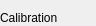
     <widget class="QWidget" name="page_7">
      <property name="geometry">
       <rect>
        <x>0</x>
        <y>0</y>
        <width>96</width>
        <height>26</height>
       </rect>
      </property>
      <attribute name="label">
       <string>Calibration / Registration</string>
      </attribute>
      <widget class="QGroupBox" name="groupBox">
       <property name="geometry">
        <rect>
         <x>0</x>
         <y>10</y>
         <width>601</width>
         <height>161</height>
        </rect>
       </property>
       <property name="title">
        <string>Calibration</string>
       </property>
       <property name="flat">
        <bool>false</bool>
       </property>
       <widget class="QPushButton" name="push_johann_calibration_scan">
        <property name="geometry">
         <rect>
          <x>530</x>
          <y>90</y>
          <width>71</width>
          <height>51</height>
         </rect>
        </property>
        <property name="minimumSize">
         <size>
          <width>0</width>
          <height>0</height>
         </size>
        </property>
        <property name="maximumSize">
         <size>
          <width>1000</width>
          <height>1000</height>
         </size>
        </property>
        <property name="text">
         <string>Add to
Queue</string>
        </property>
       </widget>
       <widget class="QWidget" name="gridLayoutWidget_9">
        <property name="geometry">
         <rect>
          <x>140</x>
          <y>90</y>
          <width>381</width>
          <height>51</height>
         </rect>
        </property>
        <layout class="QGridLayout" name="johann_calibration_scan_layout"/>
       </widget>
       <widget class="QComboBox" name="comboBox_johann_calibration_strategy">
        <property name="geometry">
         <rect>
          <x>20</x>
          <y>120</y>
          <width>101</width>
          <height>20</height>
         </rect>
        </property>
        <property name="minimumSize">
         <size>
          <width>100</width>
          <height>0</height>
         </size>
        </property>
        <property name="maximumSize">
         <size>
          <width>200</width>
          <height>20</height>
         </size>
        </property>
        <property name="currentText">
         <string/>
        </property>
       </widget>
       <widget class="QLabel" name="label_168">
        <property name="geometry">
         <rect>
          <x>20</x>
          <y>90</y>
          <width>110</width>
          <height>20</height>
         </rect>
        </property>
        <property name="minimumSize">
         <size>
          <width>50</width>
          <height>0</height>
         </size>
        </property>
        <property name="maximumSize">
         <size>
          <width>110</width>
          <height>20</height>
         </size>
        </property>
        <property name="text">
         <string>Calibration scan</string>
        </property>
       </widget>
       <widget class="QWidget" name="gridLayoutWidget_13">
        <property name="geometry">
         <rect>
          <x>20</x>
          <y>30</y>
          <width>581</width>
          <height>51</height>
         </rect>
        </property>
        <layout class="QGridLayout" name="gridLayout_9">
         <item row="0" column="2">
          <widget class="QLabel" name="label_johann_calibration_crystal">
           <property name="maximumSize">
            <size>
             <width>100</width>
             <height>20</height>
            </size>
           </property>
           <property name="text">
            <string>Crystal</string>
           </property>
          </widget>
         </item>
         <item row="1" column="5">
          <widget class="QLabel" name="label_johann_calibration_roll_range_units">
           <property name="maximumSize">
            <size>
             <width>40</width>
             <height>16777215</height>
            </size>
           </property>
           <property name="text">
            <string>mdeg</string>
           </property>
          </widget>
         </item>
         <item row="0" column="4">
          <widget class="QLabel" name="label_johann_calibration_roll_range">
           <property name="maximumSize">
            <size>
             <width>100</width>
             <height>20</height>
            </size>
           </property>
           <property name="text">
            <string>Roll range</string>
           </property>
          </widget>
         </item>
         <item row="0" column="3">
          <widget class="QLabel" name="label_169">
           <property name="minimumSize">
            <size>
             <width>50</width>
             <height>0</height>
            </size>
           </property>
           <property name="maximumSize">
            <size>
             <width>100</width>
             <height>20</height>
            </size>
           </property>
           <property name="text">
            <string>FOM</string>
           </property>
          </widget>
         </item>
         <item row="0" column="0">
          <widget class="QLabel" name="label_johann_calibration_mono_energy">
           <property name="maximumSize">
            <size>
             <width>100</width>
             <height>20</height>
            </size>
           </property>
           <property name="text">
            <string>Mono energy</string>
           </property>
          </widget>
         </item>
         <item row="1" column="6">
          <widget class="QSpinBox" name="spinBox_johann_calibration_roll_nsteps">
           <property name="maximumSize">
            <size>
             <width>70</width>
             <height>20</height>
            </size>
           </property>
           <property name="value">
            <number>5</number>
           </property>
          </widget>
         </item>
         <item row="1" column="4">
          <widget class="QDoubleSpinBox" name="doubleSpinBox_johann_calibration_roll_range">
           <property name="maximumSize">
            <size>
             <width>100</width>
             <height>20</height>
            </size>
           </property>
           <property name="maximum">
            <double>100.000000000000000</double>
           </property>
           <property name="value">
            <double>12.000000000000000</double>
           </property>
          </widget>
         </item>
         <item row="1" column="2">
          <widget class="QComboBox" name="comboBox_johann_calibration_crystal">
           <property name="minimumSize">
            <size>
             <width>120</width>
             <height>0</height>
            </size>
           </property>
           <property name="maximumSize">
            <size>
             <width>100</width>
             <height>20</height>
            </size>
           </property>
           <property name="currentText">
            <string/>
           </property>
          </widget>
         </item>
         <item row="1" column="0">
          <widget class="QDoubleSpinBox" name="doubleSpinBox_johann_calibration_mono_energy">
           <property name="maximumSize">
            <size>
             <width>100</width>
             <height>20</height>
            </size>
           </property>
           <property name="decimals">
            <number>1</number>
           </property>
           <property name="minimum">
            <double>4000.000000000000000</double>
           </property>
           <property name="maximum">
            <double>35000.000000000000000</double>
           </property>
           <property name="value">
            <double>8000.000000000000000</double>
           </property>
          </widget>
         </item>
         <item row="0" column="6">
          <widget class="QLabel" name="label_johann_calibration_roll_nsteps">
           <property name="maximumSize">
            <size>
             <width>70</width>
             <height>20</height>
            </size>
           </property>
           <property name="text">
            <string>N steps</string>
           </property>
          </widget>
         </item>
         <item row="1" column="3">
          <widget class="QComboBox" name="comboBox_johann_calibration_fom">
           <property name="minimumSize">
            <size>
             <width>70</width>
             <height>0</height>
            </size>
           </property>
           <property name="maximumSize">
            <size>
             <width>80</width>
             <height>20</height>
            </size>
           </property>
           <property name="currentText">
            <string/>
           </property>
          </widget>
         </item>
         <item row="1" column="1">
          <widget class="QLabel" name="label_johann_alignment_crystal_4">
           <property name="maximumSize">
            <size>
             <width>40</width>
             <height>16777215</height>
            </size>
           </property>
           <property name="text">
            <string>eV</string>
           </property>
          </widget>
         </item>
        </layout>
       </widget>
      </widget>
      <widget class="QGroupBox" name="groupBox_2">
       <property name="geometry">
        <rect>
         <x>0</x>
         <y>340</y>
         <width>601</width>
         <height>151</height>
        </rect>
       </property>
       <property name="title">
        <string>Resolution / Bender scans</string>
       </property>
       <widget class="QPushButton" name="push_johann_resolution_scan">
        <property name="geometry">
         <rect>
          <x>530</x>
          <y>90</y>
          <width>71</width>
          <height>51</height>
         </rect>
        </property>
        <property name="minimumSize">
         <size>
          <width>0</width>
          <height>0</height>
         </size>
        </property>
        <property name="maximumSize">
         <size>
          <width>1000</width>
          <height>1000</height>
         </size>
        </property>
        <property name="text">
         <string>Add to
Queue</string>
        </property>
       </widget>
       <widget class="QWidget" name="gridLayoutWidget_11">
        <property name="geometry">
         <rect>
          <x>140</x>
          <y>90</y>
          <width>381</width>
          <height>51</height>
         </rect>
        </property>
        <layout class="QGridLayout" name="johann_resolution_scan_layout"/>
       </widget>
       <widget class="QLabel" name="label_170">
        <property name="geometry">
         <rect>
          <x>20</x>
          <y>100</y>
          <width>110</width>
          <height>31</height>
         </rect>
        </property>
        <property name="minimumSize">
         <size>
          <width>50</width>
          <height>0</height>
         </size>
        </property>
        <property name="maximumSize">
         <size>
          <width>110</width>
          <height>35</height>
         </size>
        </property>
        <property name="text">
         <string>Elastic scan</string>
        </property>
       </widget>
       <widget class="QWidget" name="gridLayoutWidget_14">
        <property name="geometry">
         <rect>
          <x>20</x>
          <y>30</y>
          <width>581</width>
          <height>51</height>
         </rect>
        </property>
        <layout class="QGridLayout" name="gridLayout_10">
         <item row="0" column="2" rowspan="2">
          <widget class="QCheckBox" name="checkBox_johann_bender_scan">
           <property name="maximumSize">
            <size>
             <width>100</width>
             <height>20</height>
            </size>
           </property>
           <property name="text">
            <string>Bender</string>
           </property>
          </widget>
         </item>
         <item row="1" column="0">
          <widget class="QDoubleSpinBox" name="doubleSpinBox_johann_resolution_mono_energy">
           <property name="maximumSize">
            <size>
             <width>100</width>
             <height>20</height>
            </size>
           </property>
           <property name="decimals">
            <number>1</number>
           </property>
           <property name="minimum">
            <double>4000.000000000000000</double>
           </property>
           <property name="maximum">
            <double>35000.000000000000000</double>
           </property>
           <property name="value">
            <double>8000.000000000000000</double>
           </property>
          </widget>
         </item>
         <item row="0" column="6">
          <widget class="QLabel" name="label_johann_bender_n_steps">
           <property name="maximumSize">
            <size>
             <width>70</width>
             <height>20</height>
            </size>
           </property>
           <property name="text">
            <string>N step</string>
           </property>
          </widget>
         </item>
         <item row="1" column="4">
          <widget class="QDoubleSpinBox" name="doubleSpinBox_johann_bender_scan_range">
           <property name="maximumSize">
            <size>
             <width>100</width>
             <height>20</height>
            </size>
           </property>
           <property name="maximum">
            <double>100.000000000000000</double>
           </property>
           <property name="value">
            <double>30.000000000000000</double>
           </property>
          </widget>
         </item>
         <item row="1" column="6">
          <widget class="QSpinBox" name="spinBox_johann_bender_n_steps">
           <property name="maximumSize">
            <size>
             <width>70</width>
             <height>20</height>
            </size>
           </property>
           <property name="value">
            <number>7</number>
           </property>
          </widget>
         </item>
         <item row="0" column="0">
          <widget class="QLabel" name="label_johann_resolution_mono_energy">
           <property name="maximumSize">
            <size>
             <width>100</width>
             <height>20</height>
            </size>
           </property>
           <property name="text">
            <string>Mono energy</string>
           </property>
          </widget>
         </item>
         <item row="1" column="1">
          <widget class="QLabel" name="label_johann_alignment_crystal_5">
           <property name="maximumSize">
            <size>
             <width>40</width>
             <height>20</height>
            </size>
           </property>
           <property name="text">
            <string>eV</string>
           </property>
          </widget>
         </item>
         <item row="1" column="5">
          <widget class="QLabel" name="label_johann_bender_scan_range_units">
           <property name="maximumSize">
            <size>
             <width>40</width>
             <height>20</height>
            </size>
           </property>
           <property name="text">
            <string>um</string>
           </property>
          </widget>
         </item>
         <item row="0" column="4">
          <widget class="QLabel" name="label_johann_bender_scan_range">
           <property name="maximumSize">
            <size>
             <width>100</width>
             <height>20</height>
            </size>
           </property>
           <property name="text">
            <string>Range</string>
           </property>
          </widget>
         </item>
         <item row="0" column="3">
          <widget class="QLabel" name="label_johann_resolution_crystal">
           <property name="maximumSize">
            <size>
             <width>100</width>
             <height>20</height>
            </size>
           </property>
           <property name="text">
            <string>Crystal</string>
           </property>
          </widget>
         </item>
         <item row="1" column="3">
          <widget class="QComboBox" name="comboBox_johann_resolution_crystal">
           <property name="minimumSize">
            <size>
             <width>100</width>
             <height>0</height>
            </size>
           </property>
           <property name="maximumSize">
            <size>
             <width>100</width>
             <height>20</height>
            </size>
           </property>
           <property name="currentText">
            <string/>
           </property>
          </widget>
         </item>
        </layout>
       </widget>
      </widget>
      <widget class="QGroupBox" name="groupBox_3">
       <property name="geometry">
        <rect>
         <x>0</x>
         <y>180</y>
         <width>591</width>
         <height>121</height>
        </rect>
       </property>
       <property name="title">
        <string>Registration</string>
       </property>
       <widget class="QPushButton" name="push_johann_register_energy">
        <property name="geometry">
         <rect>
          <x>200</x>
          <y>30</y>
          <width>81</width>
          <height>24</height>
         </rect>
        </property>
        <property name="maximumSize">
         <size>
          <width>150</width>
          <height>24</height>
         </size>
        </property>
        <property name="text">
         <string>Register</string>
        </property>
       </widget>
       <widget class="QLineEdit" name="lineEdit_johann_energy_init">
        <property name="geometry">
         <rect>
          <x>60</x>
          <y>30</y>
          <width>91</width>
          <height>24</height>
         </rect>
        </property>
        <property name="maximumSize">
         <size>
          <width>120</width>
          <height>24</height>
         </size>
        </property>
        <property name="text">
         <string/>
        </property>
       </widget>
       <widget class="QLabel" name="label_22">
        <property name="geometry">
         <rect>
          <x>160</x>
          <y>30</y>
          <width>30</width>
          <height>24</height>
         </rect>
        </property>
        <property name="maximumSize">
         <size>
          <width>30</width>
          <height>24</height>
         </size>
        </property>
        <property name="text">
         <string>eV</string>
        </property>
       </widget>
       <widget class="QLabel" name="label_25">
        <property name="geometry">
         <rect>
          <x>20</x>
          <y>30</y>
          <width>40</width>
          <height>24</height>
         </rect>
        </property>
        <property name="maximumSize">
         <size>
          <width>100</width>
          <height>24</height>
         </size>
        </property>
        <property name="text">
         <string>E init</string>
        </property>
       </widget>
       <widget class="QLabel" name="label_19">
        <property name="geometry">
         <rect>
          <x>330</x>
          <y>90</y>
          <width>40</width>
          <height>24</height>
         </rect>
        </property>
        <property name="maximumSize">
         <size>
          <width>16777215</width>
          <height>24</height>
         </size>
        </property>
        <property name="text">
         <string>E high</string>
        </property>
       </widget>
       <widget class="QLabel" name="label_20">
        <property name="geometry">
         <rect>
          <x>330</x>
          <y>60</y>
          <width>40</width>
          <height>24</height>
         </rect>
        </property>
        <property name="maximumSize">
         <size>
          <width>16777215</width>
          <height>24</height>
         </size>
        </property>
        <property name="text">
         <string>E low</string>
        </property>
       </widget>
       <widget class="QLabel" name="label_23">
        <property name="geometry">
         <rect>
          <x>460</x>
          <y>90</y>
          <width>30</width>
          <height>25</height>
         </rect>
        </property>
        <property name="minimumSize">
         <size>
          <width>30</width>
          <height>25</height>
         </size>
        </property>
        <property name="maximumSize">
         <size>
          <width>30</width>
          <height>24</height>
         </size>
        </property>
        <property name="text">
         <string>eV</string>
        </property>
       </widget>
       <widget class="QLineEdit" name="lineEdit_johann_energy_lim_hi">
        <property name="geometry">
         <rect>
          <x>376</x>
          <y>90</y>
          <width>71</width>
          <height>24</height>
         </rect>
        </property>
        <property name="maximumSize">
         <size>
          <width>120</width>
          <height>24</height>
         </size>
        </property>
        <property name="text">
         <string>9100</string>
        </property>
       </widget>
       <widget class="QPushButton" name="push_johann_reset_limits">
        <property name="geometry">
         <rect>
          <x>490</x>
          <y>90</y>
          <width>91</width>
          <height>24</height>
         </rect>
        </property>
        <property name="maximumSize">
         <size>
          <width>150</width>
          <height>24</height>
         </size>
        </property>
        <property name="text">
         <string>Reset limits</string>
        </property>
       </widget>
       <widget class="QLabel" name="label_26">
        <property name="geometry">
         <rect>
          <x>460</x>
          <y>60</y>
          <width>30</width>
          <height>25</height>
         </rect>
        </property>
        <property name="minimumSize">
         <size>
          <width>30</width>
          <height>25</height>
         </size>
        </property>
        <property name="maximumSize">
         <size>
          <width>30</width>
          <height>24</height>
         </size>
        </property>
        <property name="text">
         <string>eV</string>
        </property>
       </widget>
       <widget class="QPushButton" name="push_johann_set_limits">
        <property name="geometry">
         <rect>
          <x>490</x>
          <y>60</y>
          <width>91</width>
          <height>24</height>
         </rect>
        </property>
        <property name="maximumSize">
         <size>
          <width>150</width>
          <height>24</height>
         </size>
        </property>
        <property name="text">
         <string>Set limits</string>
        </property>
       </widget>
       <widget class="QLabel" name="label_21">
        <property name="geometry">
         <rect>
          <x>330</x>
          <y>30</y>
          <width>137</width>
          <height>20</height>
         </rect>
        </property>
        <property name="maximumSize">
         <size>
          <width>16777215</width>
          <height>24</height>
         </size>
        </property>
        <property name="text">
         <string>Energy limits</string>
        </property>
       </widget>
       <widget class="QLineEdit" name="lineEdit_johann_energy_lim_lo">
        <property name="geometry">
         <rect>
          <x>376</x>
          <y>60</y>
          <width>71</width>
          <height>24</height>
         </rect>
        </property>
        <property name="maximumSize">
         <size>
          <width>120</width>
          <height>24</height>
         </size>
        </property>
        <property name="text">
         <string>8900</string>
        </property>
       </widget>
       <widget class="QLabel" name="label">
        <property name="geometry">
         <rect>
          <x>20</x>
          <y>60</y>
          <width>261</width>
          <height>20</height>
         </rect>
        </property>
        <property name="text">
         <string>Registered energies: None</string>
        </property>
       </widget>
      </widget>
     </widget>
